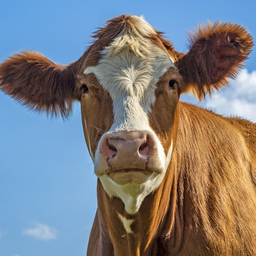
#> input picture LAB 2/Resources/1_cow.png, 256 x 256 px, shrunk from 853 x 853 before the run
$ python Bedonia_lab02.py
#> lines starting #> are read from the running program, lines starting #| are printed output that depends on the picture
### LAB 2/Resources/Bedonia_hybrid.py
import sys
import cv2
import numpy as np

def cross_correlation(img, kernel):
    '''Given a kernel of arbitrary m x n dimensions, with both m and n being
    odd, compute the cross correlation of the given image with the given
    kernel, such that the output is of the same dimensions as the image and that
    you assume the pixels out of the bounds of the image to be zero. Note that
    you need to apply the kernel to each channel separately, if the given image
    is an RGB image.

    Inputs:
        img:    Either an RGB image (height x width x 3) or a grayscale image
                (height x width) as a numpy array.
        kernel: A 2D numpy array (m x n), with m and n both odd (but may not be
                equal).

    Output:
        Return an image of the same dimensions as the input image (same width,
        height and the number of color channels)
    '''

    #   Get local copy of img
    image = img

    #   Extract image dimensions height and width
    image_height, image_width = image.shape[:2]

    #   Extract kernel dimensions, assuming that the kernel is m x n
    kernel_height, kernel_width = kernel.shape

    #   Initialize number of image channels
    image_channels = 0

    #   Check if the image is grayscale or RGB
    if len(image.shape) == 3:             #     Cover the case where the image is colored
        image_channels = image.shape[2]
    else:                                 #     Cover the case where the image is greyscale
        image_channels = 1
        image = image[:, :, np.newaxis]   #     Convert grayscale image to 3-channel (for consistency)

    #   Initialize blank image for result of operation
    processed_image = np.zeros_like(image)

    #   Pad image with zeroes
    padded_image = np.zeros((image_height+kernel_height-1,image_width+kernel_width-1, image_channels))
    for c in range(image_channels):
        for i in range(image_height):
            for j in range(image_width):
                padded_image[i + int((kernel_height - 1) / 2), j + int((kernel_width - 1) / 2), c] = image[i, j, c]  #  Copy image to padded array

    #   Loop for computing cross-correlation with kernel
    for i in range(image_height):
        for j in range(image_width):
            for c in range(image_channels):
                #   Extract the window from the padded image for the current color channel
                window = padded_image[i : i + kernel_height, j : j + kernel_width, c]
                #   Perform element-wise multiplication between padded image and kernel
                processed_image[i, j, c] = np.sum(window * kernel)

    return processed_image

def convolution(img, kernel):
    '''Use cross_correlation_2d() to carry out a 2D convolution.

    Inputs:
        img:    Either an RGB image (height x width x 3) or a grayscale image
                (height x width) as a numpy array.
        kernel: A 2D numpy array (m x n), with m and n both odd (but may not be
                equal).

    Output:
        Return an image of the same dimensions as the input image (same width,
        height and the number of color channels)
    '''

    return cross_correlation(img, np.flip(kernel))

def gaussian_blur(sigma, height, width):
    '''Return a Gaussian blur kernel of the given dimensions and with the given
    sigma. Note that width and height are different.

    Input:
        sigma:  The parameter that controls the radius of the Gaussian blur.
                Note that, in our case, it is a circular Gaussian (symmetric
                across height and width).
        width:  The width of the kernel.
        height: The height of the kernel.

    Output:
        Return a kernel of dimensions height x width such that convolving it
        with an image results in a Gaussian-blurred image.
    '''
    kernel = np.zeros((height, width))

    #   Grab coordinates of the center of the kernel
    center_x = width // 2
    center_y = height // 2

    #   Generate Gaussian blur kernel
    for i in range(height):
        for j in range(width):
            #   Calculate Gaussian function value at each point
            kernel[i, j] = (1 / (2 * np.pi * sigma**2)) * np.exp(-((i - center_y)**2 + (j - center_x)**2) / (2 * sigma**2))

    #   Normalize kernel values
    kernel = kernel / np.sum(kernel)

    return kernel

def low_pass(img, sigma, size):
    '''Filter the image as if its filtered with a low pass filter of the given
    sigma and a square kernel of the given size. A low pass filter supresses
    the higher frequency components (finer details) of the image.

    Output:
        Return an image of the same dimensions as the input image (same width,
        height and the number of color channels)
    '''
    return convolution(img, gaussian_blur(sigma, size, size))


def high_pass(img, sigma, size):
    '''Filter the image as if its filtered with a high pass filter of the given
    sigma and a square kernel of the given size. A high pass filter suppresses
    the lower frequency components (coarse details) of the image.

    Output:
        Return an image of the same dimensions as the input image (same width,
        height and the number of color channels)
    '''
    return img - low_pass(img, sigma, size)

def create_hybrid_image(img1, img2, sigma1, size1, high_low1, sigma2, size2,
        high_low2, mixin_ratio, scale_factor):
    '''This function adds two images to create a hybrid image, based on
    parameters specified by the user.'''
    high_low1 = high_low1.lower()
    high_low2 = high_low2.lower()

    if img1.dtype == np.uint8:
        img1 = img1.astype(np.float32) / 255.0
        img2 = img2.astype(np.float32) / 255.0

    if high_low1 == 'low':
        img1 = low_pass(img1, sigma1, size1)
    else:
        img1 = high_pass(img1, sigma1, size1)

    if high_low2 == 'low':
        img2 = low_pass(img2, sigma2, size2)
    else:
        img2 = high_pass(img2, sigma2, size2)

    img1 *=  (1 - mixin_ratio)
    img2 *= mixin_ratio
    hybrid_img = (img1 + img2) * scale_factor
    return (hybrid_img * 255).clip(0, 255).astype(np.uint8)

### LAB 2/Resources/Bedonia_lab02.py
"""
    Name: Computer Vision Laboratory 02
    Author: Rene Andre Bedonia Jocsing
    Date Modified: 02/12/2024
    Usage: python lab02.py
    Description:
        This is a Python script that utilizes the cv2 package to implement an image filtering function
        and use it to create hybrid images using a simplified version of the SIGGRAPH 2006
        paper by Oliva, Torralba, and Schyns. Hybrid images are static images that change
        in interpretation as a function of the viewing distance. The basic idea is that high
        frequency tends to dominate perception when it is available, but, at a distance, only
        the low frequency (smooth) part of the signal can be seen. By blending the high frequency
        portion of one image with the low-frequency portion of another, you get a hybrid image
        that leads to different interpretations at different distances.
        All the necessary image filtering functions can be found in hybrid.py.
        The testing suite can be found in lab02.py and should be used to access hybrid.py.
"""

from Bedonia_hybrid import cross_correlation, convolution, gaussian_blur, low_pass, high_pass, create_hybrid_image

import cv2
import numpy as np

'''GLOBALS'''
#   Define parameters for the low-frequency component
SIGMA1 = 1.0        #   Sigma for Gaussian blur
SIZE1 = 10          #   Size of the kernel
HIGH_LOW1 = 'low'   #    Type of filtering ('low' for low-pass, 'high' for high-pass)

#   Define parameters for the high-frequency component
SIGMA2 = 2.0        #   Sigma for Gaussian blur
SIZE2 = 5           #   Size of the kernel
HIGH_LOW2 = 'high'  #   Type of filtering ('low' for low-pass, 'high' for high-pass)

#   Mixing ratio
MIXIN_RATIO = 0.5

#   Scale factor
SCALE_FACTOR = 1.0

'''DRIVER CODE'''
def main():
    # [9 lines of commented-out code are left out]
    test_create_hybrid_image()
#> in test_create_hybrid_image, img1 is the input picture: shape (256, 256, 3); mean B, G, R 129.5, 126.9, 126.1
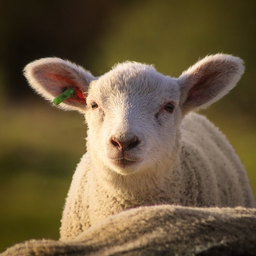
#> input picture LAB 2/Resources/2_sheep.png, 256 x 256 px, shrunk from 853 x 853 before the run
#> in test_create_hybrid_image, img2 is the input picture: shape (256, 256, 3); mean B, G, R 62, 89.5, 107.1
#| (256, 256, 3)
#| (256, 256, 3)

'''UTILITIES'''
#   Helper method to show an image
def show_image(name, image):
    #   Show image in a normal window
    cv2.namedWindow(name, cv2.WINDOW_NORMAL)
    cv2.imshow(name, image)
    cv2.waitKey(0)
    cv2.destroyAllWindows()

'''TESTING'''

# [61 lines left out: functions test_mean_filter_correlation, test_sobel_correlation, test_gaussian_convolution, test_low_pass, test_high_pass, not called in this run]

def test_create_hybrid_image():
    #   Assuming we have two images: img1 and img2
    #       img1: The image for the low-frequency component
    #       img2: The image for the high-frequency component

    print("Now testing create_hybrid_image with defined parameters...")

    img1 = cv2.imread('1_cow.png')
    img2 = cv2.imread('2_sheep.png')

    shape_1 = img1.shape
    shape_2 = img2.shape
    print(shape_1)
    print(shape_2)

    show_image('Honda', img1)
    show_image('Ferrari', img2)

    #   Define parameters for the low-frequency component
    sigma1 = SIGMA1         #   Sigma for Gaussian blur
    size1 = SIZE1           #   Size of the kernel
    high_low1 = HIGH_LOW1   #    Type of filtering ('low' for low-pass, 'high' for high-pass)

    #   Define parameters for the high-frequency component
    sigma2 = SIGMA2         #   Sigma for Gaussian blur
    size2 = SIZE2           #   Size of the kernel
    high_low2 = HIGH_LOW2   #   Type of filtering ('low' for low-pass, 'high' for high-pass)

    #   Mixing ratio
    mixin_ratio = 0.5

    #   Scale factor
    scale_factor = 1.0

    #   Create the hybrid image
    hybrid_image = create_hybrid_image(img1, img2, sigma1, size1, high_low1, sigma2, size2, high_low2, mixin_ratio, scale_factor)
#> after the loop in cross_correlation, `for c in range(image_channels):`:
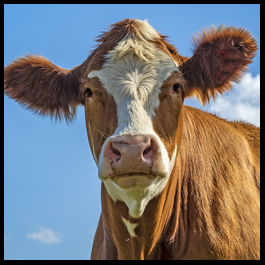
#> padded_image: shape (265, 265, 3) float64; mean of channels 0, 1, 2 0.474, 0.464, 0.461; drawn as B, G, R
#> after the loop in cross_correlation (call 2), `for c in range(image_channels):`:
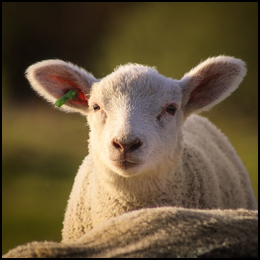
#> padded_image: shape (260, 260, 3) float64; mean of channels 0, 1, 2 0.236, 0.34, 0.407; drawn as B, G, R
#> after the loop in cross_correlation (call 2), `for i in range(image_height):`:
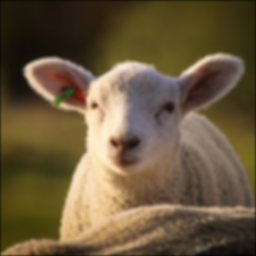
#> processed_image: shape (256, 256, 3) float32; mean of channels 0, 1, 2 0.242, 0.349, 0.418; drawn as B, G, R
#> in high_pass, `return img - low_pass(img, sigma, size)`:
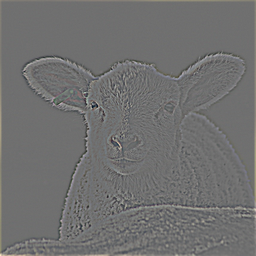
#> returned value: shape (256, 256, 3) float32; mean of channels 0, 1, 2 0.000812, 0.0017, 0.00207; drawn with min black and max white
#> in create_hybrid_image, `img1 *=  (1 - mixin_ratio)`:
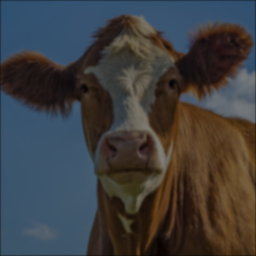
#> img1: shape (256, 256, 3) float32; mean of channels 0, 1, 2 0.252, 0.247, 0.246; drawn as B, G, R
#> in create_hybrid_image, `hybrid_img = (img1 + img2) * scale_factor`:
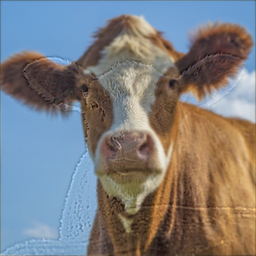
#> hybrid_img: shape (256, 256, 3) float32; mean of channels 0, 1, 2 0.252, 0.248, 0.247; drawn with min black and max white

    show_image('Hondararri', hybrid_image)
    save_image('hybrid.png', hybrid_image)

def save_image(title, image):
    cv2.imwrite(title, image)

if __name__ == "__main__":
    main()

"""
=HINTS====================================
You may find the following code snippets useful

"""

'''
# mean filter kernel
kernel = np.array([(1,1,1),(1,1,1),(1,1,1)])*(1/9) # 3x3

#Gaussian kernel
size=5
sigma=3
center=int(size/2)
kernel=np.zeros((size,size))
for i in range(size):
	for j in range(size):
          kernel[i,j] = (1/(2*np.pi*sigma**2))*np.exp(-((i-center)**2+(j-center)**2)/(2*sigma**2))
kernel=kernel/np.sum(kernel)	#Normalize values so that sum is 1.0

#dimensions of the image and the kernel
image_height, image_width = imageGray.shape
kernel_height, kernel_width = ______________________

#Padding
imagePadded = np.zeros((image_height+kernel_height-1,________________________)) # zero-padding scheme, you may opt for other schemes
for i in range(image_height):
	for j in range(image_width):
		imagePadded[i+int((kernel_height-1)/2), j+_____________________] = imageGray[i,j]  #copy Image to padded array


#correlation
for i in range(________):
	for j in range(image_width):
		window = imagePadded[____________________, j:j+kernel_width]
		imageGray[i,j] = np.sum(window*kernel)  #numpy does element-wise multiplication on arrays

#convolution
		#np.flip(kernel)  # flips horizontally and vertically
		#correlation

#low pass filter
	#Either convolution or correlation using Gaussian kernel will do
	#since Gaussian kernel is all-axis symmetric, either correlation or convolution can be used

#high pass filter
	# original image - low pass image

'''

"""
#merge two images (low pass image + high pass image)
	alpha*Image1 + (1-alpha)Image2   # alpha is the amount of blending between the two images
"""
